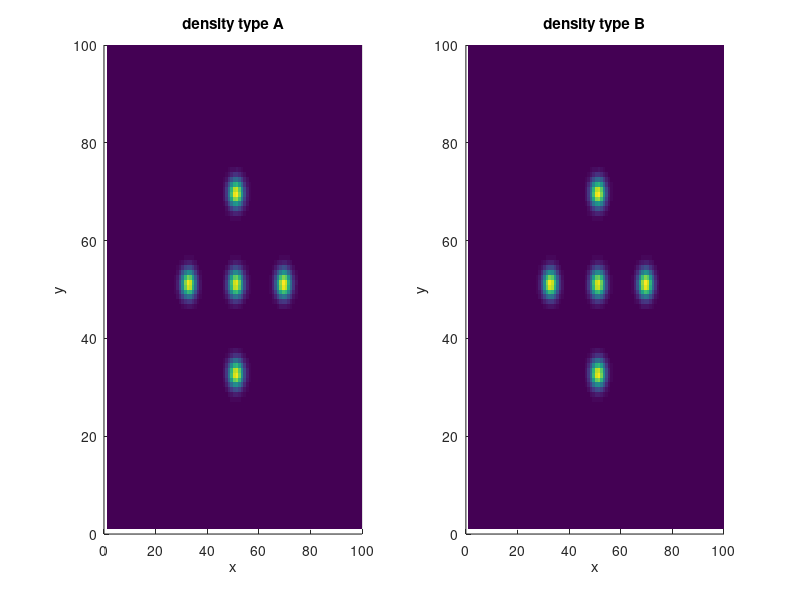

MATLAB code to generate this figure:
%Take a look at initial conditions without simulating.

clear;
Xlen = 8.0; %cm
J = 100; %#

A = zeros(J,J);
B = zeros(J,J);

[x,y] = meshgrid(linspace(0,Xlen,J));
A = A + 2.5*(x - x.^2).*(y-y.^2).*exp(-20 .*((x - 4).^2 + (y - 4).^2 ));
A = A + 8*(x - x.^2).*(y-y.^2).*exp(-20 .*((x - 4).^2 + (y - 2.5).^2 ));
A = A + 8*(x - x.^2).*(y-y.^2).*exp(-20 .*((x - 2.5).^2 + (y - 4).^2 ));
A = A + 1.25*(x - x.^2).*(y-y.^2).*exp(-20 .*((x - 5.5).^2 + (y - 4).^2 ));
A = A + 1.25*(x - x.^2).*(y-y.^2).*exp(-20 .*((x - 4).^2   + (y - 5.5).^2 ));
%A = A + 3.75*(x - x.^2).*(y-y.^2).*exp(-20 .*((x - 5.5).^2 + (y - 2.5).^2 ));
%A = A + 0.6*(x - x.^2).*(y-y.^2).*exp(-20 .*((x  -5.5).^2   + (y - 5.5).^2 ));
%A = A + 24*(x - x.^2).*(y-y.^2).*exp(-20 .*((x - 2.5).^2 + (y - 2.5).^2 ));
%A = A + 4*(x - x.^2).*(y-y.^2).*exp(-20 .*((x  -2.5).^2   + (y - 5.5).^2 ));


B = B + 2.5*(x - x.^2).*(y-y.^2).*exp(-20 .*((x - 4).^2 + (y - 4).^2 ));
B = B + 8*(x - x.^2).*(y-y.^2).*exp(-20 .*((x - 4).^2 + (y - 2.5).^2 ));
B = B + 8*(x - x.^2).*(y-y.^2).*exp(-20 .*((x - 2.5).^2 + (y - 4).^2 ));
B = B + 1.25*(x - x.^2).*(y-y.^2).*exp(-20 .*((x - 5.5).^2 + (y - 4).^2 ));
B = B + 1.25*(x - x.^2).*(y-y.^2).*exp(-20 .*((x - 4).^2   + (y - 5.5).^2 ));
%B = B + 3.75*(x - x.^2).*(y-y.^2).*exp(-20 .*((x - 5.5).^2 + (y - 2.5).^2 ));
%B = B + 0.6*(x - x.^2).*(y-y.^2).*exp(-20 .*((x  -5.5).^2   + (y - 5.5).^2 ));
%B = B + 24*(x - x.^2).*(y-y.^2).*exp(-20 .*((x - 2.5).^2 + (y - 2.5).^2 ));
%B = B + 4*(x - x.^2).*(y-y.^2).*exp(-20 .*((x  -2.5).^2   + (y - 5.5).^2 ));

figure(1)
clf;
subplot(1,2,1)
surf(A);shading('flat');xlabel('x');ylabel('y');title('density type A');
view(0,90);
subplot(1,2,2)
surf(B);shading('flat');xlabel('x');ylabel('y');title('density type B');
view(0,90);

